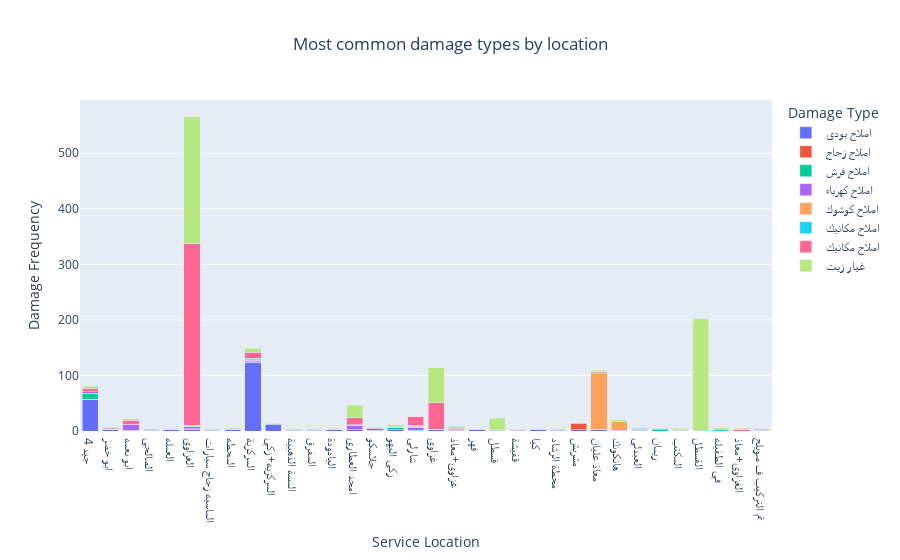
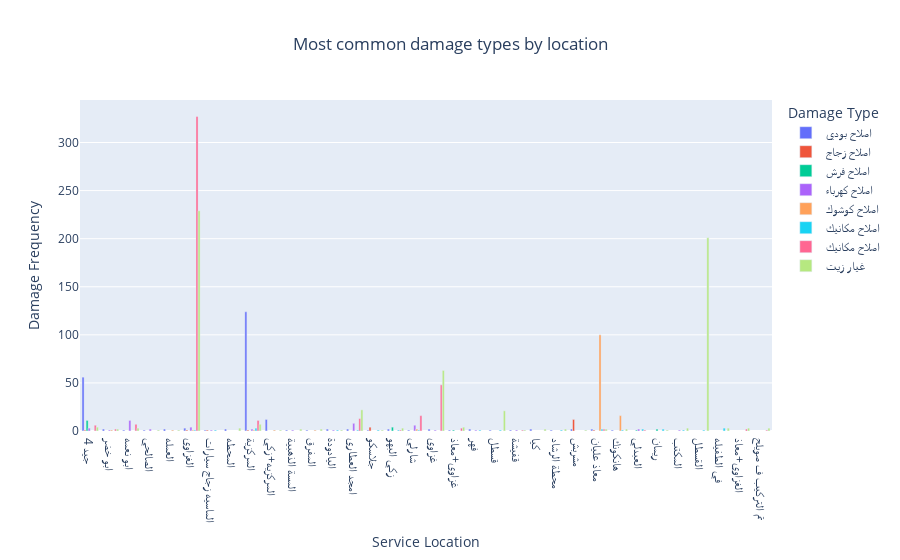

The cell these charts' notebook holds for them, in order:
### Code cell
#### Most common damage types per car model
damage_Type_location = df.groupby(['damage type','location'])['location'].count().reset_index(name='Frequency')
# Plot stacked bar chart
fig = px.bar(damage_Type_location,
             x='location', 
             y='Frequency', 
             color='damage type',
             barmode='stack',
             title="Most common damage types by location",
             labels={'location': 'Service Location', 'Frequency': 'Damage Frequency', 'damage type': 'Damage Type'}
            )
fig.update_layout(title_x=0.5)
fig.show()
# Plot grouped bar chart
fig = px.bar(damage_Type_location,
             x='location', 
             y='Frequency', 
             color='damage type',
             barmode='group',
             title="Most common damage types by location",
             labels={'location': 'Service Location', 'Frequency': 'Damage Frequency', 'damage type': 'Damage Type'}
            )
fig.update_layout(title_x=0.5)
fig.show()

### Figure 1 — Plotly figure (JSON) as saved in the notebook; plotly's stock layout.template omitted (floating-point values rounded to 4 significant figures)
{"data": [{"alignmentgroup": "True", "hovertemplate": "Damage Type=اصلاح بودي<br>Service Location=%{x}<br>Damage Frequency=%{y}<extra></extra>", "legendgroup": "اصلاح بودي", "marker": {"color": "#636efa", "pattern": {"shape": ""}}, "name": "اصلاح بودي", "offsetgroup": "اصلاح بودي", "orientation": "v", "showlegend": true, "textposition": "auto", "type": "bar", "x": ["4 جيد", "ابو خضر", "ابو نعمه", "الصالحي", "العمله", "الغزاوي", "الماسيه زجاج سيارات", "المحطه", "المركزية", "المركزيه+زكي", "المسة الذهبية", "المفرق", "اليادودة", "امجد العطاري", "جلاسكو", "زكي البهو", "شارلي", "غزاوي", "غزاوي+معاذ", "فهر", "قسطل", "قفيشة", "كيا", "محطة الرشاد", "مشربش", "معاذ عليان", "هانكونك"], "xaxis": "x", "y": [56, 2, 1, 1, 2, 3, 1, 2, 124, 12, 1, 1, 2, 2, 1, 2, 1, 2, 1, 2, 1, 1, 2, 1, 2, 2, 1], "yaxis": "y"}, {"alignmentgroup": "True", "hovertemplate": "Damage Type=اصلاح زجاج<br>Service Location=%{x}<br>Damage Frequency=%{y}<extra></extra>", "legendgroup": "اصلاح زجاج", "marker": {"color": "#EF553B", "pattern": {"shape": ""}}, "name": "اصلاح زجاج", "offsetgroup": "اصلاح زجاج", "orientation": "v", "showlegend": true, "textposition": "auto", "type": "bar", "x": ["4 جيد", "الغزاوي", "الماسيه زجاج سيارات", "المركزية", "جلاسكو", "مشربش", "معاذ عليان"], "xaxis": "x", "y": [1, 1, 1, 1, 4, 12, 1], "yaxis": "y"}, {"alignmentgroup": "True", "hovertemplate": "Damage Type=اصلاح فرش<br>Service Location=%{x}<br>Damage Frequency=%{y}<extra></extra>", "legendgroup": "اصلاح فرش", "marker": {"color": "#00cc96", "pattern": {"shape": ""}}, "name": "اصلاح فرش", "offsetgroup": "اصلاح فرش", "orientation": "v", "showlegend": true, "textposition": "auto", "type": "bar", "x": ["4 جيد", "العبدلي", "ريمان", "زكي البهو", "غزاوي+معاذ"], "xaxis": "x", "y": [11, 1, 2, 4, 1], "yaxis": "y"}, {"alignmentgroup": "True", "hovertemplate": "Damage Type=اصلاح كهرباء<br>Service Location=%{x}<br>Damage Frequency=%{y}<extra></extra>", "legendgroup": "اصلاح كهرباء", "marker": {"color": "#ab63fa", "pattern": {"shape": ""}}, "name": "اصلاح كهرباء", "offsetgroup": "اصلاح كهرباء", "orientation": "v", "showlegend": true, "textposition": "auto", "type": "bar", "x": ["4 جيد", "ابو خضر", "ابو نعمه", "الصالحي", "العبدلي", "الغزاوي", "الماسيه زجاج سيارات", "المركزية", "المسة الذهبية", "المكتب", "اليادودة", "امجد العطاري", "شارلي", "غزاوي", "فهر", "قفيشة"], "xaxis": "x", "y": [3, 1, 11, 2, 2, 4, 1, 2, 1, 1, 1, 8, 6, 1, 1, 1], "yaxis": "y"}, {"alignmentgroup": "True", "hovertemplate": "Damage Type=اصلاح كوشوك<br>Service Location=%{x}<br>Damage Frequency=%{y}<extra></extra>", "legendgroup": "اصلاح كوشوك", "marker": {"color": "#FFA15A", "pattern": {"shape": ""}}, "name": "اصلاح كوشوك", "offsetgroup": "اصلاح كوشوك", "orientation": "v", "showlegend": true, "textposition": "auto", "type": "bar", "x": ["ابو خضر", "العمله", "الغزاوي", "المركزية", "المركزيه+زكي", "المفرق", "شارلي", "معاذ عليان", "هانكونك"], "xaxis": "x", "y": [1, 1, 1, 1, 1, 1, 2, 100, 16], "yaxis": "y"}, {"alignmentgroup": "True", "hovertemplate": "Damage Type=اصلاح مكانيك<br>Service Location=%{x}<br>Damage Frequency=%{y}<extra></extra>", "legendgroup": "اصلاح مكانيك", "marker": {"color": "#19d3f3", "pattern": {"shape": ""}}, "name": "اصلاح مكانيك", "offsetgroup": "اصلاح مكانيك", "orientation": "v", "showlegend": true, "textposition": "auto", "type": "bar", "x": ["العبدلي", "الغزاوي", "القسطل", "الماسيه زجاج سيارات", "المركزية", "المكتب", "اليادودة", "امجد العطاري", "جلاسكو", "ريمان", "زكي البهو", "شارلي", "فهر", "في الطفيله", "قسطل", "محطة الرشاد", "معاذ عليان", "هانكونك"], "xaxis": "x", "y": [2, 1, 1, 1, 3, 1, 1, 1, 1, 2, 1, 1, 1, 3, 1, 1, 2, 1], "yaxis": "y"}, {"alignmentgroup": "True", "hovertemplate": "Damage Type=اصلاح مكانيك <br>Service Location=%{x}<br>Damage Frequency=%{y}<extra></extra>", "legendgroup": "اصلاح مكانيك ", "marker": {"color": "#FF6692", "pattern": {"shape": ""}}, "name": "اصلاح مكانيك ", "offsetgroup": "اصلاح مكانيك ", "orientation": "v", "showlegend": true, "textposition": "auto", "type": "bar", "x": ["4 جيد", "ابو خضر", "ابو نعمه", "العبدلي", "الغزاوي", "الغزاوي+معاذ", "المركزية", "امجد العطاري", "تم التركيب ف صويلح", "زكي البهو", "شارلي", "غزاوي", "غزاوي+معاذ", "قفيشة", "معاذ عليان"], "xaxis": "x", "y": [6, 2, 7, 1, 327, 2, 11, 13, 1, 1, 16, 48, 3, 1, 2], "yaxis": "y"}, {"alignmentgroup": "True", "hovertemplate": "Damage Type=غيار زيت<br>Service Location=%{x}<br>Damage Frequency=%{y}<extra></extra>", "legendgroup": "غيار زيت", "marker": {"color": "#B6E880", "pattern": {"shape": ""}}, "name": "غيار زيت", "offsetgroup": "غيار زيت", "orientation": "v", "showlegend": true, "textposition": "auto", "type": "bar", "x": ["4 جيد", "ابو خضر", "ابو نعمه", "الصالحي", "العمله", "الغزاوي", "الغزاوي+معاذ", "القسطل", "المحطه", "المركزية", "المركزيه+زكي", "المسة الذهبية", "المفرق", "المكتب", "اليادودة", "امجد العطاري", "تم التركيب ف صويلح", "جلاسكو", "ريمان", "زكي البهو", "غزاوي", "غزاوي+معاذ", "في الطفيله", "قسطل", "قفيشة", "كيا", "محطة الرشاد", "مشربش", "معاذ عليان", "هانكونك"], "xaxis": "x", "y": [4, 2, 3, 1, 1, 229, 3, 201, 3, 7, 1, 2, 2, 3, 1, 22, 3, 1, 1, 3, 63, 4, 3, 21, 1, 2, 2, 1, 2, 2], "yaxis": "y"}], "layout": {"barmode": "stack", "legend": {"title": {"text": "Damage Type"}, "tracegroupgap": 0}, "title": {"text": "Most common damage types by location", "x": 0.5}, "xaxis": {"anchor": "y", "domain": [0, 1], "title": {"text": "Service Location"}}, "yaxis": {"anchor": "x", "domain": [0, 1], "title": {"text": "Damage Frequency"}}}}

### Figure 2 — Plotly figure (JSON) as saved in the notebook; plotly's stock layout.template omitted (floating-point values rounded to 4 significant figures)
{"data": [{"alignmentgroup": "True", "hovertemplate": "Damage Type=اصلاح بودي<br>Service Location=%{x}<br>Damage Frequency=%{y}<extra></extra>", "legendgroup": "اصلاح بودي", "marker": {"color": "#636efa", "pattern": {"shape": ""}}, "name": "اصلاح بودي", "offsetgroup": "اصلاح بودي", "orientation": "v", "showlegend": true, "textposition": "auto", "type": "bar", "x": ["4 جيد", "ابو خضر", "ابو نعمه", "الصالحي", "العمله", "الغزاوي", "الماسيه زجاج سيارات", "المحطه", "المركزية", "المركزيه+زكي", "المسة الذهبية", "المفرق", "اليادودة", "امجد العطاري", "جلاسكو", "زكي البهو", "شارلي", "غزاوي", "غزاوي+معاذ", "فهر", "قسطل", "قفيشة", "كيا", "محطة الرشاد", "مشربش", "معاذ عليان", "هانكونك"], "xaxis": "x", "y": [56, 2, 1, 1, 2, 3, 1, 2, 124, 12, 1, 1, 2, 2, 1, 2, 1, 2, 1, 2, 1, 1, 2, 1, 2, 2, 1], "yaxis": "y"}, {"alignmentgroup": "True", "hovertemplate": "Damage Type=اصلاح زجاج<br>Service Location=%{x}<br>Damage Frequency=%{y}<extra></extra>", "legendgroup": "اصلاح زجاج", "marker": {"color": "#EF553B", "pattern": {"shape": ""}}, "name": "اصلاح زجاج", "offsetgroup": "اصلاح زجاج", "orientation": "v", "showlegend": true, "textposition": "auto", "type": "bar", "x": ["4 جيد", "الغزاوي", "الماسيه زجاج سيارات", "المركزية", "جلاسكو", "مشربش", "معاذ عليان"], "xaxis": "x", "y": [1, 1, 1, 1, 4, 12, 1], "yaxis": "y"}, {"alignmentgroup": "True", "hovertemplate": "Damage Type=اصلاح فرش<br>Service Location=%{x}<br>Damage Frequency=%{y}<extra></extra>", "legendgroup": "اصلاح فرش", "marker": {"color": "#00cc96", "pattern": {"shape": ""}}, "name": "اصلاح فرش", "offsetgroup": "اصلاح فرش", "orientation": "v", "showlegend": true, "textposition": "auto", "type": "bar", "x": ["4 جيد", "العبدلي", "ريمان", "زكي البهو", "غزاوي+معاذ"], "xaxis": "x", "y": [11, 1, 2, 4, 1], "yaxis": "y"}, {"alignmentgroup": "True", "hovertemplate": "Damage Type=اصلاح كهرباء<br>Service Location=%{x}<br>Damage Frequency=%{y}<extra></extra>", "legendgroup": "اصلاح كهرباء", "marker": {"color": "#ab63fa", "pattern": {"shape": ""}}, "name": "اصلاح كهرباء", "offsetgroup": "اصلاح كهرباء", "orientation": "v", "showlegend": true, "textposition": "auto", "type": "bar", "x": ["4 جيد", "ابو خضر", "ابو نعمه", "الصالحي", "العبدلي", "الغزاوي", "الماسيه زجاج سيارات", "المركزية", "المسة الذهبية", "المكتب", "اليادودة", "امجد العطاري", "شارلي", "غزاوي", "فهر", "قفيشة"], "xaxis": "x", "y": [3, 1, 11, 2, 2, 4, 1, 2, 1, 1, 1, 8, 6, 1, 1, 1], "yaxis": "y"}, {"alignmentgroup": "True", "hovertemplate": "Damage Type=اصلاح كوشوك<br>Service Location=%{x}<br>Damage Frequency=%{y}<extra></extra>", "legendgroup": "اصلاح كوشوك", "marker": {"color": "#FFA15A", "pattern": {"shape": ""}}, "name": "اصلاح كوشوك", "offsetgroup": "اصلاح كوشوك", "orientation": "v", "showlegend": true, "textposition": "auto", "type": "bar", "x": ["ابو خضر", "العمله", "الغزاوي", "المركزية", "المركزيه+زكي", "المفرق", "شارلي", "معاذ عليان", "هانكونك"], "xaxis": "x", "y": [1, 1, 1, 1, 1, 1, 2, 100, 16], "yaxis": "y"}, {"alignmentgroup": "True", "hovertemplate": "Damage Type=اصلاح مكانيك<br>Service Location=%{x}<br>Damage Frequency=%{y}<extra></extra>", "legendgroup": "اصلاح مكانيك", "marker": {"color": "#19d3f3", "pattern": {"shape": ""}}, "name": "اصلاح مكانيك", "offsetgroup": "اصلاح مكانيك", "orientation": "v", "showlegend": true, "textposition": "auto", "type": "bar", "x": ["العبدلي", "الغزاوي", "القسطل", "الماسيه زجاج سيارات", "المركزية", "المكتب", "اليادودة", "امجد العطاري", "جلاسكو", "ريمان", "زكي البهو", "شارلي", "فهر", "في الطفيله", "قسطل", "محطة الرشاد", "معاذ عليان", "هانكونك"], "xaxis": "x", "y": [2, 1, 1, 1, 3, 1, 1, 1, 1, 2, 1, 1, 1, 3, 1, 1, 2, 1], "yaxis": "y"}, {"alignmentgroup": "True", "hovertemplate": "Damage Type=اصلاح مكانيك <br>Service Location=%{x}<br>Damage Frequency=%{y}<extra></extra>", "legendgroup": "اصلاح مكانيك ", "marker": {"color": "#FF6692", "pattern": {"shape": ""}}, "name": "اصلاح مكانيك ", "offsetgroup": "اصلاح مكانيك ", "orientation": "v", "showlegend": true, "textposition": "auto", "type": "bar", "x": ["4 جيد", "ابو خضر", "ابو نعمه", "العبدلي", "الغزاوي", "الغزاوي+معاذ", "المركزية", "امجد العطاري", "تم التركيب ف صويلح", "زكي البهو", "شارلي", "غزاوي", "غزاوي+معاذ", "قفيشة", "معاذ عليان"], "xaxis": "x", "y": [6, 2, 7, 1, 327, 2, 11, 13, 1, 1, 16, 48, 3, 1, 2], "yaxis": "y"}, {"alignmentgroup": "True", "hovertemplate": "Damage Type=غيار زيت<br>Service Location=%{x}<br>Damage Frequency=%{y}<extra></extra>", "legendgroup": "غيار زيت", "marker": {"color": "#B6E880", "pattern": {"shape": ""}}, "name": "غيار زيت", "offsetgroup": "غيار زيت", "orientation": "v", "showlegend": true, "textposition": "auto", "type": "bar", "x": ["4 جيد", "ابو خضر", "ابو نعمه", "الصالحي", "العمله", "الغزاوي", "الغزاوي+معاذ", "القسطل", "المحطه", "المركزية", "المركزيه+زكي", "المسة الذهبية", "المفرق", "المكتب", "اليادودة", "امجد العطاري", "تم التركيب ف صويلح", "جلاسكو", "ريمان", "زكي البهو", "غزاوي", "غزاوي+معاذ", "في الطفيله", "قسطل", "قفيشة", "كيا", "محطة الرشاد", "مشربش", "معاذ عليان", "هانكونك"], "xaxis": "x", "y": [4, 2, 3, 1, 1, 229, 3, 201, 3, 7, 1, 2, 2, 3, 1, 22, 3, 1, 1, 3, 63, 4, 3, 21, 1, 2, 2, 1, 2, 2], "yaxis": "y"}], "layout": {"barmode": "group", "legend": {"title": {"text": "Damage Type"}, "tracegroupgap": 0}, "title": {"text": "Most common damage types by location", "x": 0.5}, "xaxis": {"anchor": "y", "domain": [0, 1], "title": {"text": "Service Location"}}, "yaxis": {"anchor": "x", "domain": [0, 1], "title": {"text": "Damage Frequency"}}}}
